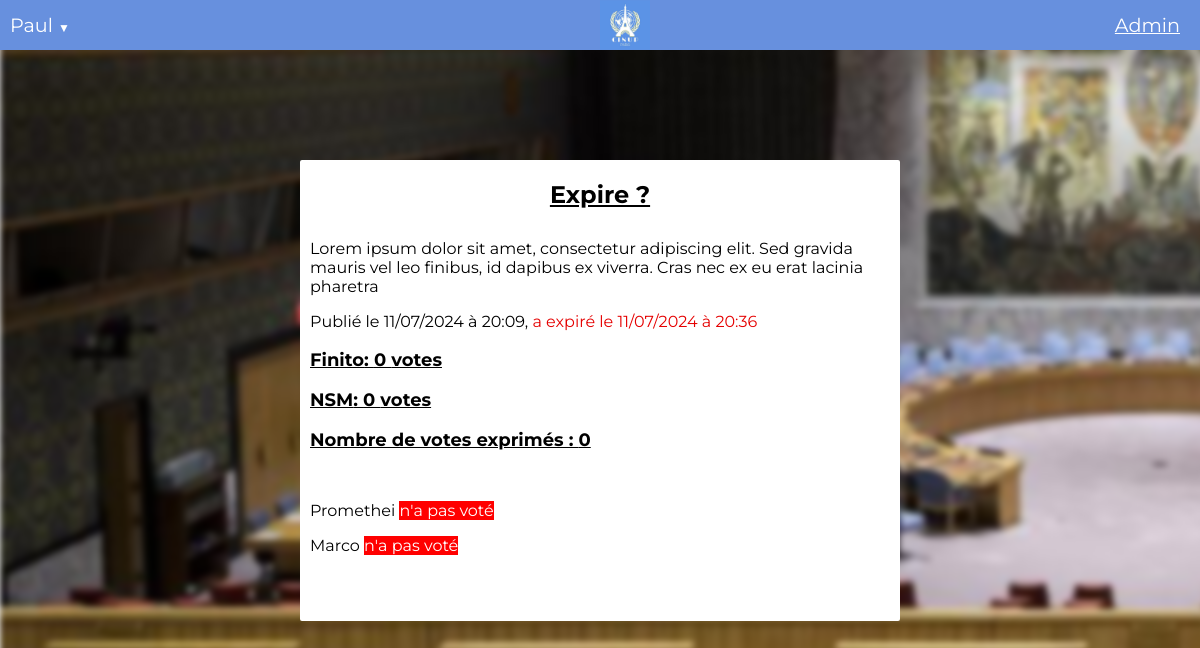
The page /question_results/2/ (signed in) on the database its author committed.
### voteApp/models.py (models this page shows, shortened)
class CustomUser(AbstractUser):
    display_name = models.CharField(max_length=255, default='')

class Question(models.Model):
    question_text = models.CharField(max_length=300)
    question_date = models.DateTimeField(null=False, default=timezone.now())
    question_expiration = models.DateTimeField(null=False, default=timezone.now()+timedelta(hours=3))
    question_desc = models.TextField(blank=True)
    question_id = models.UUIDField(default=uuid.uuid4, editable=False, unique=True)
    voters = models.ManyToManyField(settings.AUTH_USER_MODEL, related_name='voted_questions', blank=True)    # Define the string representation of the model instance

class Choice(models.Model):
    question = models.ForeignKey(Question, on_delete=models.CASCADE)
    choice_text = models.CharField(max_length=200)
    votes = models.IntegerField(default=0)
    voters = models.ManyToManyField(settings.AUTH_USER_MODEL, related_name='votes', blank=True)

### voteApp/views.py (the view)
# urls.py: path('question_results/<int:question_id>/', views.question_results,
@login_required
def question_results(request, question_id):
    User = get_user_model()
    question = get_object_or_404(Question, id=question_id)
    choices = Choice.objects.filter(question=question).prefetch_related('voters')
    users_who_voted = set()
    for choice in choices:
        users_who_voted.update(choice.voters.all())
    all_users = User.objects.exclude(is_superuser=True).exclude(is_staff=True)
    user_votes = {user: user in users_who_voted for user in all_users}
    sorted_user_votes = sorted(user_votes.items(), key=lambda item: not item[1])
    print(user_votes)
    print(sorted_user_votes)
    total_votes = len(users_who_voted)
    return render(request, 'question_results.html', {'question': question, 'choices': choices, 'user_votes': sorted_user_votes, 'total' : total_votes})

### voteApp/templates/question_results.html (shortened to what this page needs)
<!DOCTYPE html>
<html>
<head>
    {% load static %}
    <link rel="stylesheet" href="{% static 'voteApp/style.css' %}">
</head>
<body>
    <div id="topbar">
        {% if user.is_authenticated %}
        <div id="username" class="username">{{ user.display_name }}<span class="arrow">▼</span></div>
        {% endif %}
        <a href="{% url 'voteApp:index' %}">
            <img id="logo" src="{% static 'voteApp/img/android-chrome-512x512.png' %}">
        </a>
        <a href="{% url 'admin:index' %}" id="admin">Admin</a>
    </div>
    <div class="resultsBox">
        <h2 class="details-title">{{ question.question_text }}</h2>
        <p class="resultsDesc">{{ question.question_desc }}</p>
        <div class="results-dates">
            {% if question.question_expiration >= now %}
            <p>Publié le {{ question.question_date|date:"d/m/Y" }} à {{ question.question_date|time:"G:i" }}, expire le {{ question.question_expiration|date:"d/m/Y" }} à {{ question.question_expiration|time:"G:i" }}</p>
            {% else %}
            <p>Publié le {{ question.question_date|date:"d/m/Y" }} à {{ question.question_date|time:"G:i" }}, <span class="expired-question">a expiré le {{ question.question_expiration|date:"d/m/Y" }} à {{ question.question_expiration|time:"G:i" }}</span></p>
            {% endif %}
        </div>
        <div class="choices">
            {% for choice in choices %}
                <div class="choiceResults">
                    <p class="resultsChoice">{{ choice.choice_text }}: {{ choice.votes }} votes</p>
                </div>
            {% endfor %}
            <p class="resultsChoice"> Nombre de votes exprimés : {{ total }}</p>
        </div>
        <div class="voteUsers">
            {% for user, has_voted in user_votes %}
                {% if not has_voted %}
                    <p class="userVoteTxt">{{ user.display_name }} <span class="negVote">n'a pas voté</span></p>
                {% elif has_voted %}
                    <p class="userVoteTxt">{{ user.display_name }} <span class="posVote">a voté</span></p>
                {% endif %}
            {% endfor %}
        </div>
    </div>
</body>
</html>

### voteApp/static/voteApp/style.css (style rules this page uses)
html, body { width: 100%; height: 100%; margin: 0; padding: 0; font-family: "Montserrat", sans-serif; }
a:link { color: inherit; text-decoration: none; }
a { display: inline-block; }
#username { width: fit-content; }
#logo { z-index: 100; height: 50px; pointer-events: auto; position: fixed; left: 50%; top: 0%; }
.arrow { font-size: 12px; margin-left: 5px; }
#topbar { z-index: 100; width: 100vw; height: 50px; background-color: #6790de; padding: 0 10px; font-size: larger; line-height: 50px; width : 100%; position: fixed; top: 0; left: 0; color: white; }
#admin { position: fixed; top: 0%; right: 20px; pointer-events: auto; color:white; text-decoration: underline; }
.expired-question { color: rgb(229, 0, 0); font-size:medium; }
.details-title { margin-bottom: 30px; text-decoration: underline; text-align: center; }
.resultsBox { border-radius: 2px; color: black; background-color: white; position: absolute; left: 25%; top: 20%; width: 50vw; min-height: 350px; height: fit-content; padding-bottom: 50px; text-align: left; }
.resultsDesc { margin-left: 10px; }
.resultsChoice { text-decoration: underline; margin-left: 10px; font-size: large; }
.choices { font-weight: bold; }
.voteUsers { margin-top: 50px; margin-left: 10px; }
.negVote { background-color: red; color: white; }
.results-dates { margin-left: 10px; }

### rows shown on the page
CustomUser: display_name "Paul"
Question: question_text "Expire ?", question_desc "Lorem ipsum dolor sit amet, consectetur adipiscing elit. Sed gravida mauris vel leo finibus, id dapibus ex viverra. Cras nec ex eu erat lacinia pharetra", question_date "11/07/2024", question_date "20:09", question_expiration "11/07/2024", question_expiration "20:36"
Choice: choice_text "Finito", votes "0"
Choice: choice_text "NSM", votes "0"
CustomUser: display_name "Promethei"
CustomUser: display_name "Marco"

### other values the page prints
{{ total }} "0"
